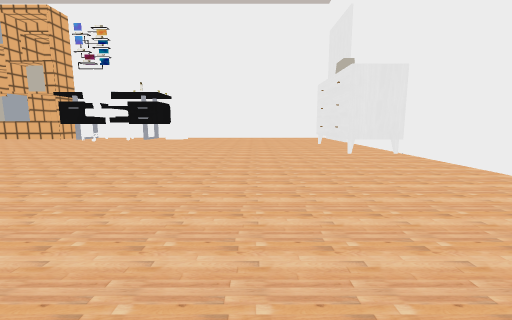
view 1 (above)

19 first-person views from a walk through a Unity game level. The camera is 1.3 m above the floor, tilts 8° down and sees 90° across. The floor is counted in squares, 1 m on a side. Each view is taken from the middle of a square. On the plan, view 1 faces up. The plan holds only what a view shows up to about 13 squares ahead; the rest is blank. Some surface patterns are stand-ins.

view 2
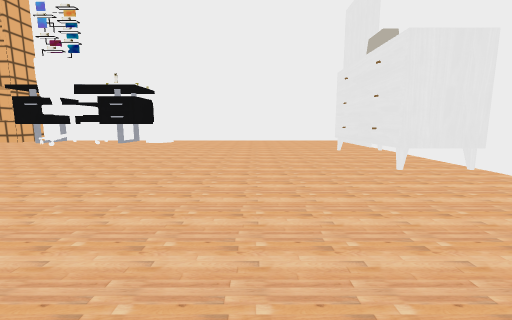

view 3
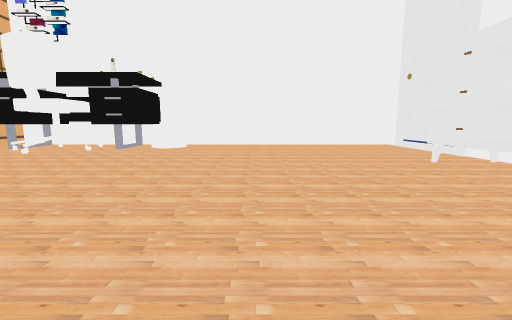

view 4
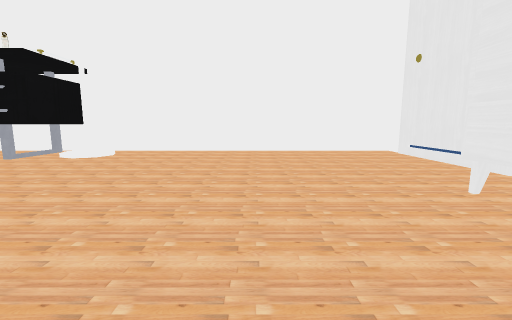

view 5
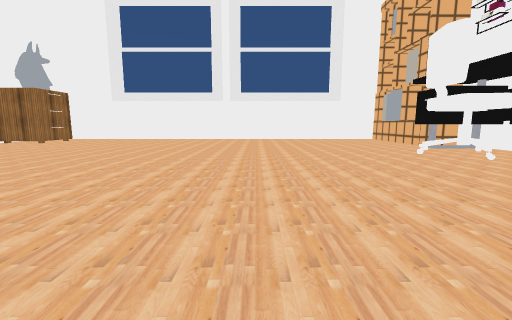

view 6
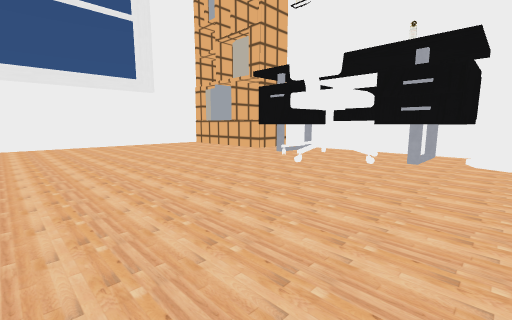

view 7
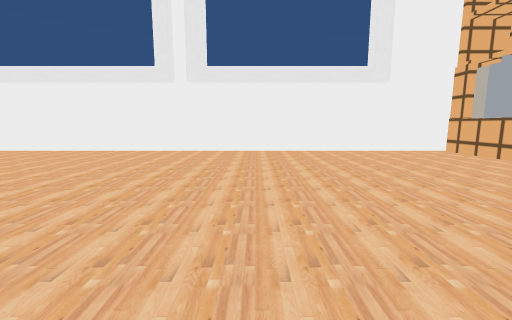

view 8
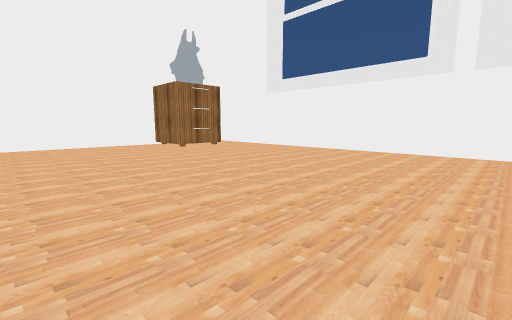

view 9
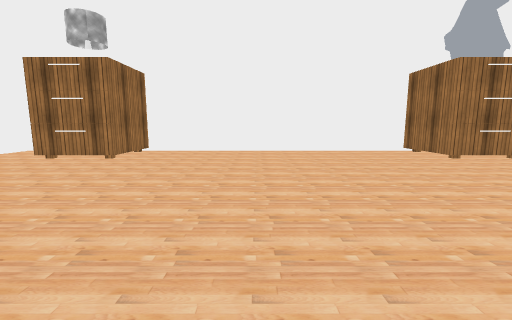

view 10
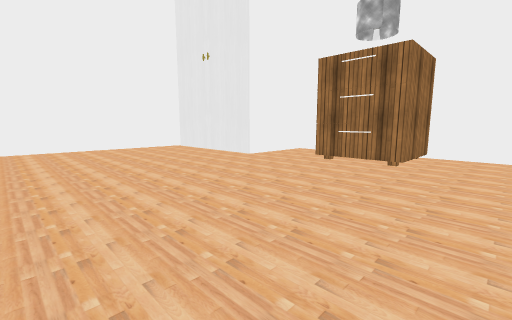

view 11
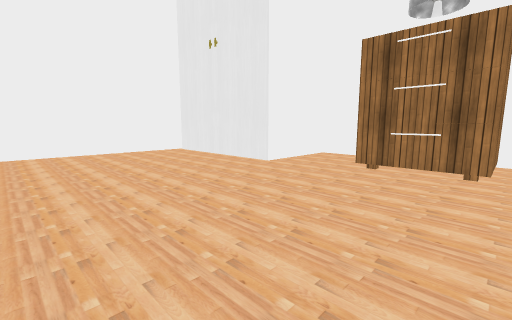

view 12
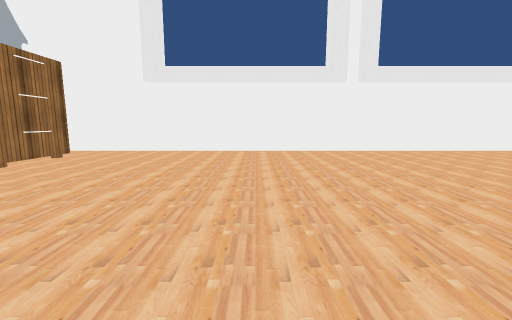

view 13
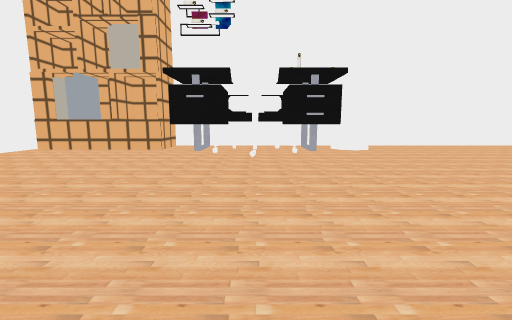

view 14
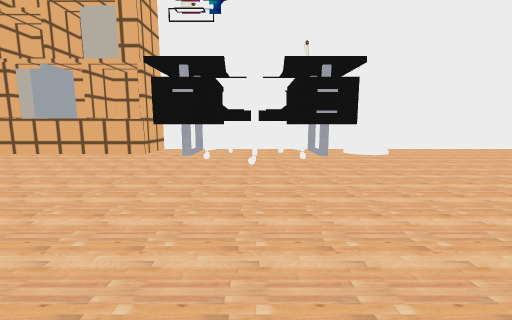

view 15
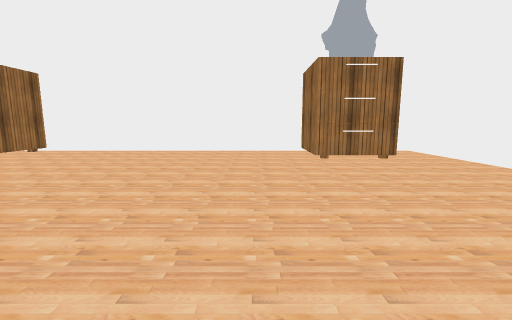

view 16
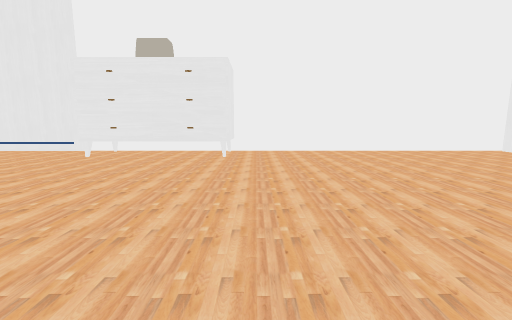

view 17
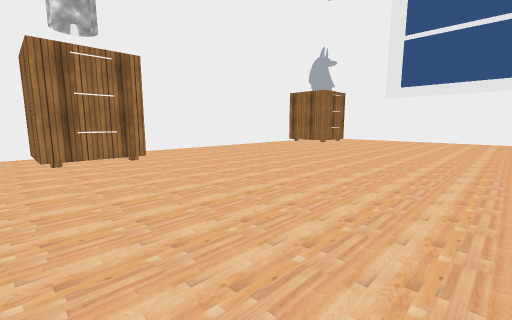

view 18
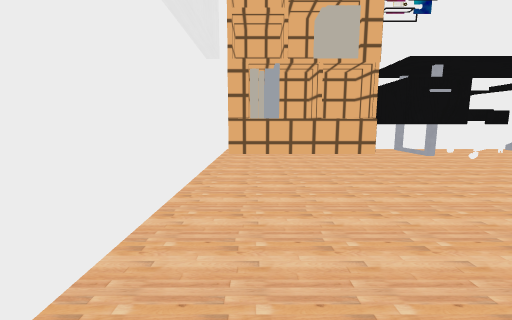

view 19
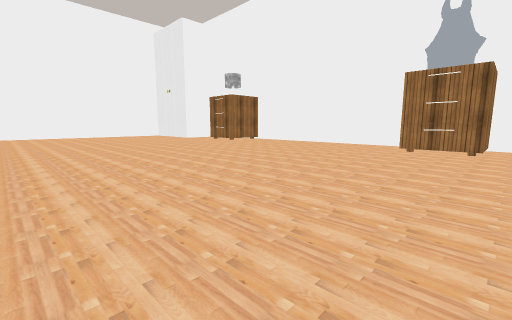

### Floor plan
Key: @ floor where view 1 was taken; # wall or solid block; . main floor; : floor 0.25 m higher than the main floor; / step, stairs or slope; P pole; C chair; S shelf; B books; A cabinet; O other object.
Columns run from 24 left of view 1 to 7 right of it. Each row starts with its distance up from view 1.
 25                #################
 24  SBBSSSS#########..............#
 23 #SBBSSSS#OO . OO#P/............#
 22 #SBSSSSS#OOCCCOO#:/............#
 21 #..........CCC.................#
 20 #...........C..................#
 19 #..............................#
 18 #..............................#
 17 #...........................O O#
 16 #...........................O  #
 15 #...........................O  #
 14 #...........................O  #
 13 #...........................O  #
 12 #...........................O  #
 11 #...........................OOO#
 10 #..............................#
  9 #..............................#
  8 #..............................#
  7 #..............................#
  6 #..............................#
  5 #..............................#
  4 #..............................#
  3 #..............................#
  2 #..............................#
  1 #..............................#
  0 #.......................@......#
 -1 #..............................#
 -2 #.......................########
 -3 #..AAAA...........AAAA..#
 -4 #..A  A...........A  A..#
 -5 #..A AA...........AA A..#
 -6 ####  #############  ####

Positions as (right, up) in squares from view 1, and headings:
1: (0, 0), facing up
2: (0, 4), facing up
3: (-2, 8), facing up
4: (0, 12), facing up
5: (-1, 12), facing left
6: (-7, 12), facing up-left
7: (-11, 13), facing left
8: (-11, 11), facing down-left
9: (-11, 7), facing down
10: (-8, 6), facing down-right
11: (-6, 5), facing down-right
12: (-11, 5), facing left
13: (-12, 9), facing up
14: (-12, 11), facing up
15: (-16, 7), facing down
16: (-6, 10), facing right
17: (-2, 7), facing down-left
18: (-22, 11), facing up
19: (-22, 11), facing down-right
